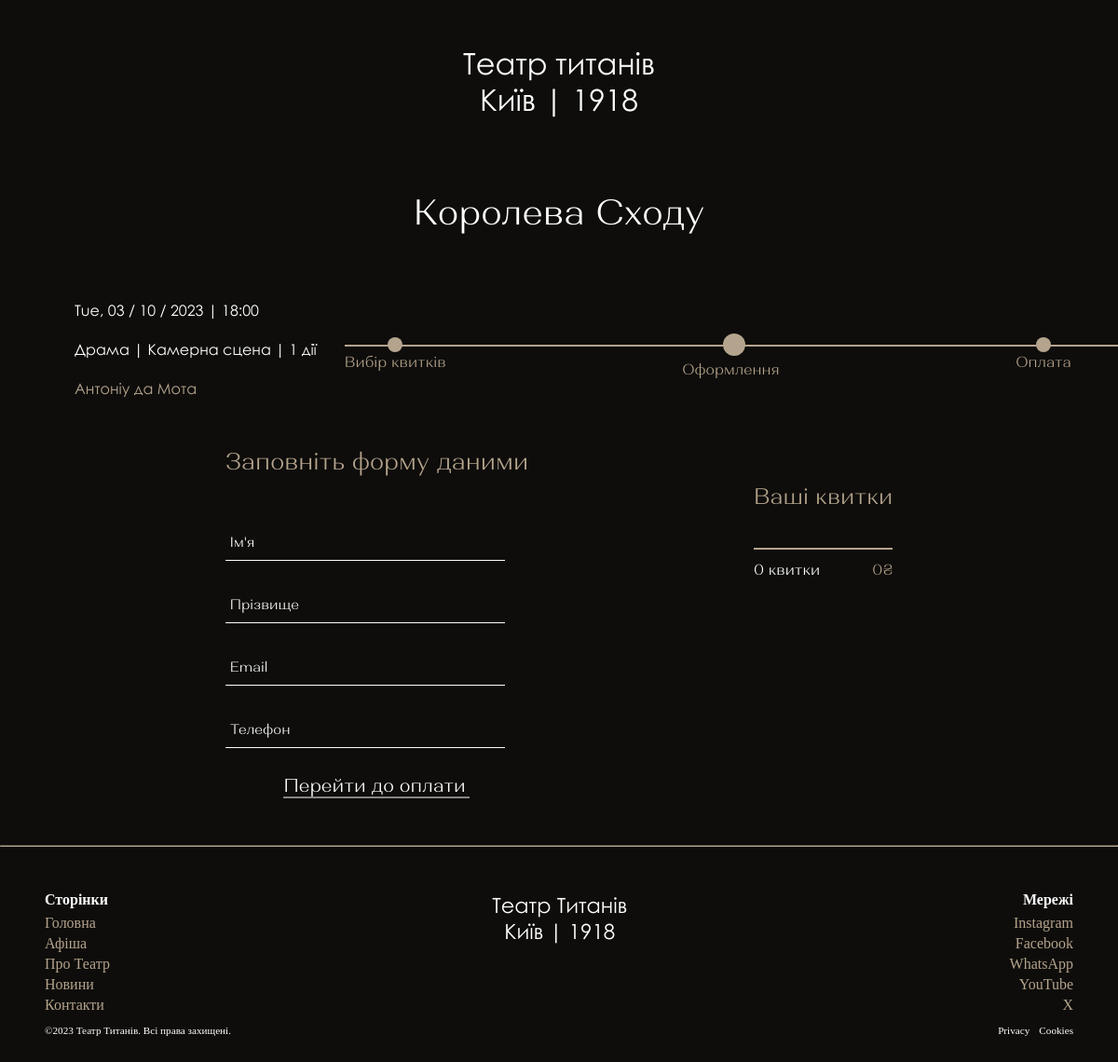
Screenshot of /placingOrder/koroleva-shodu/ with the database file from the repository.
### theatrehome/models.py (models this page shows, shortened)
class TheatreShow(models.Model):
    title = models.CharField(max_length=255)
    image = models.ImageField(upload_to="public/theatreimages")
    genre = models.CharField(max_length=100)
    SCENES_CHOICES = [
        ("Основна сцена", "Основна сцена"),
        ("Камерна сцена", "Камерна сцена")
    ]
    typescene = models.CharField(max_length=150, choices=SCENES_CHOICES, default="Основна сцена")
    num_scene = models.IntegerField()
    date = models.DateField()
    time = models.TimeField(default=datetime.time(18, 00))
    author = models.CharField(max_length=255)
    created = models.DateTimeField(auto_now_add=True)
    slug = models.SlugField(max_length=255, unique=True, db_index=True)
    formatted_date = models.CharField(max_length=255, blank=True, null=True)
    formatted_time = models.CharField(max_length=255, blank=True, null=True)

### theatrehome/views.py (the view)
# urls.py: path("placingOrder/<slug:slug>/", views.placingOrder, name="placingOrder"),
def placingOrder(request, slug):
    theatshow = TheatreShow.objects.get(slug=slug)
    a = request.GET.getlist("selected_seats[]")
    num_tickets = len(a)
    seats = []
    generalsum = 0
    for i in a:
        x = i.split('-')
        value = int(x[2])
        a = {'row':int(x[0]), 'number':int(x[1]), 'value':value}
        seats.append(a)
        generalsum += value
    return render(request, "placingOrder.html", {'theatre':theatshow, 'generalsum':generalsum, 'seats':seats, 'num_tickets':num_tickets})

### templates/placingOrder.html (shortened to what this page needs)
{% extends "base.html" %}{% load static %}{% block main %}
<div class="tickets-title">{{ theatre.title }}</div>
<div class="tickets-header">
  <div class="tickets-info">
    <div class="tickets-date">{{ theatre.formatted_date }} | {{ theatre.formatted_time }}</div>
    <div class="tickets-genre">{{ theatre.genre }} | {{ theatre.typescene}} | {{ theatre.num_scene }} дії</div>
    <div class="tickets-author">{{ theatre.author }}</div>
  </div>
  <div class="tickets-steps">
    <div class="progress-text">Вибір квитків</div>
    <div class="progress-text">Оформлення</div>
    <div class="progress-text">Оплата</div>
  </div>
</div>
<div class="order-tickets">
  <div class="order-form">
    <div class="text">Заповніть форму даними</div>
    <div class="order-form-content">
      <form method="post" action="{% url 'nextOrder' slug=theatre.slug %}">
        <div class="group">
          <input type="text" required />
          <label>Ім'я</label>
        </div>
        <div class="group">
          <input type="text" required />
          <label>Прізвище</label>
        </div>
        <div class="group">
          <input type="email" required />
          <label>Email</label>
        </div>
        <div class="group">
          <input type="tel" required />
          <label>Телефон</label>
        </div>
        <div class="order-form-buy">
          <button class="order-form-button-pay">Перейти до оплати</button>
          <div class="order-form-underline"></div>
        </div>
    </div>
  </div>
  <div class="tickets-pay">
    <div class="text">Ваші квитки</div>
    <div class="your-tickets">
      <div class="your-tickets-line"></div>
      <div class="tickets-sum">
        <div class="text1">{{ num_tickets }} квитки</div>
        <div class="text2">{{ generalsum }}₴</div>
      </div>
    </div>
  </div>
</div>
{% endblock %}

### static/styles.css (style rules this page uses)
* { margin: 0px; padding: 0px; box-sizing: border-box; }
body { background: #0e0d0b; }
.tickets-title { width: 500px; font-family: Alethia Next; font-size: 2.4rem; font-weight: 350; text-align: center; margin: 30px auto 70px auto; color: #ffffff; }
.tickets-header { display: flex; margin-left: 80px; }
.tickets-info { display: flex; flex-direction: column; gap: 20px; margin-right: 30px; }
.tickets-date { font-family: Century Gothic; font-size: 1rem; font-weight: 400; line-height: 22px; letter-spacing: 0em; text-align: left; white-space: nowrap; color: #ffffff; }
.tickets-genre { font-family: Century Gothic; font-size: 1rem; font-weight: 400; line-height: 22px; text-align: left; white-space: nowrap; color: #ffffff; }
.tickets-author { font-family: Century Gothic; font-size: 1rem; font-weight: 400; line-height: 22px; text-align: left; white-space: nowrap; color: #b5a48d; }
.tickets-steps { position: relative; width: 100%; display: flex; justify-content: space-between; padding-right: 50px; }
.progress-text::before { content: ""; position: absolute; background-color: #b5a48d; height: 1rem; width: 1rem; align-self: center; display: block; left: calc(50% - 0.5rem); position: relative; border-radius: 50%; }
.progress-text::after { position: absolute; content: ""; background-color: #b5a48d; height: 2px; width: 100%; left: 0; top: calc(50% - 5px); }
.progress-text { color: #b5a48d; margin-top: 40px; font-family: Alethia Next; font-size: 1rem; font-weight: 350; }
.tickets-pay { display: flex; flex-direction: column; margin-top: 40px; background-color: inherit; }
.tickets-pay .text { font-family: Alethia Next; font-size: 24px; font-weight: 350; margin-left: auto; margin-right: auto; margin-top: 0px; color: #b5a48d; background-color: rgba(255, 127, 80, 0); }
.your-tickets { display: flex; flex-direction: column; height: auto; margin-top: 20px; background-color: rgba(255, 249, 127, 0); }
.your-tickets-line { display: flex; width: 100%; height: 2px; margin-top: 20px; background-color: #b5a48d; }
.tickets-sum { display: flex; margin-top: 10px; background-color: rgba(231, 30, 191, 0); }
.tickets-sum .text1 { font-family: Alethia Next; font-size: 16px; font-weight: 400; line-height: 22px; letter-spacing: 0em; text-align: left; color: #ffffff; }
.tickets-sum .text2 { font-family: Alethia Next; font-size: 16px; font-weight: 400; line-height: 22px; letter-spacing: 0em; text-align: right; margin-left: auto; margin-bottom: auto; color: #b5a48d; }
.order-tickets { display: flex; margin: 50px 0; justify-content: space-evenly; flex-wrap: wrap; background-color: rgba(127, 255, 212, 0); }
.order-form .text { font-family: Alethia Next; font-size: 1.6rem; font-weight: 350; line-height: 35px; text-align: left; margin-top: 0px; color: #b5a48d; }
.order-form-content { display: flex; flex-direction: column; margin-top: 50px; }
.order-form-content .group { position: relative; margin-bottom: 28px; }
.order-form-content input { font-size: 18px; padding: 10px 10px 10px 5px; display: block; width: 300px; border: none; border-bottom: 1px solid #ffffff; background-color: #0e0d0b; color: #ffffff; font-size: 15px; font-family: Alethia Next; }
.order-form-content label { color: #ffffff; font-size: 15px; font-family: Alethia Next; font-weight: normal; position: absolute; pointer-events: none; left: 5px; top: 10px; transition: 0.2s ease all; }
.order-form-button-pay { display: flex; width: 200px; font-family: Alethia Next; font-size: 20px; font-weight: 400; white-space: nowrap; margin: 25px auto 0 auto; background-color: inherit; border: none; color: #ffffff; }
.order-form-underline { width: 200px; height: 1px; background-color: #ffffff; margin: 0 auto; transform: translateY(-50%); }

### templates/placingOrder.html (style rules this page uses)
.progress-text:nth-child(2)::before { height: 1.5rem; width: 1.5rem; top: calc(50% - 2.3rem); }

### rows the page displays
TheatreShow: title "Королева Сходу", formatted_date "Tue, 03 / 10 / 2023", formatted_time "18:00", genre "Драма", typescene "Камерна сцена", num_scene "1", author "Антоніу да Мота"

### other values shown
{{ num_tickets }} "0"
{{ generalsum }} "0"
